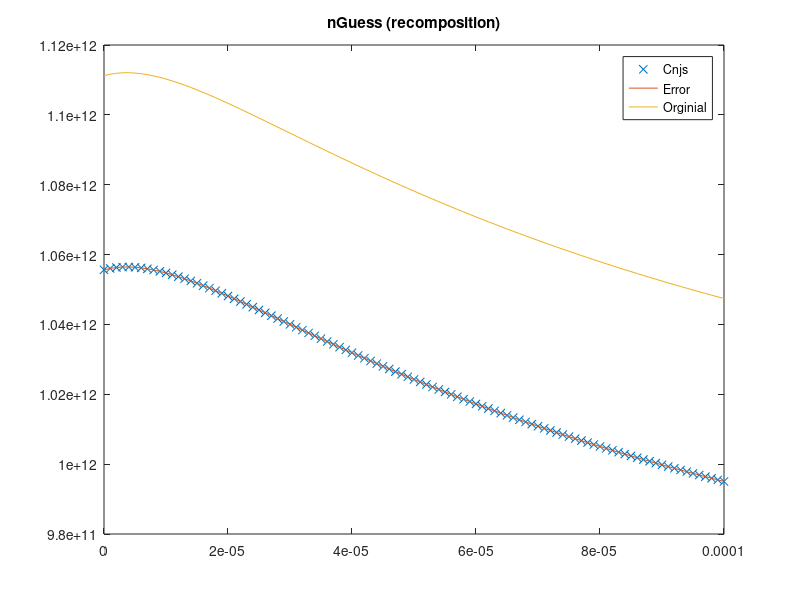
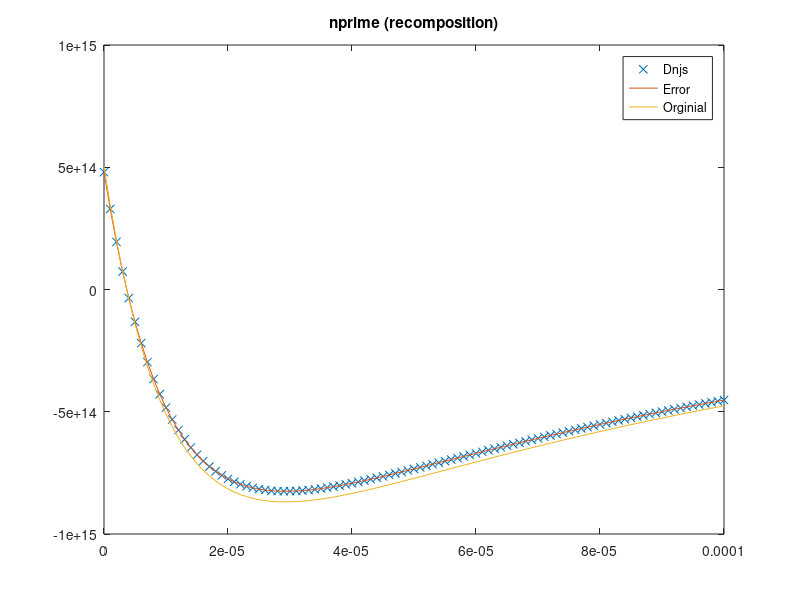
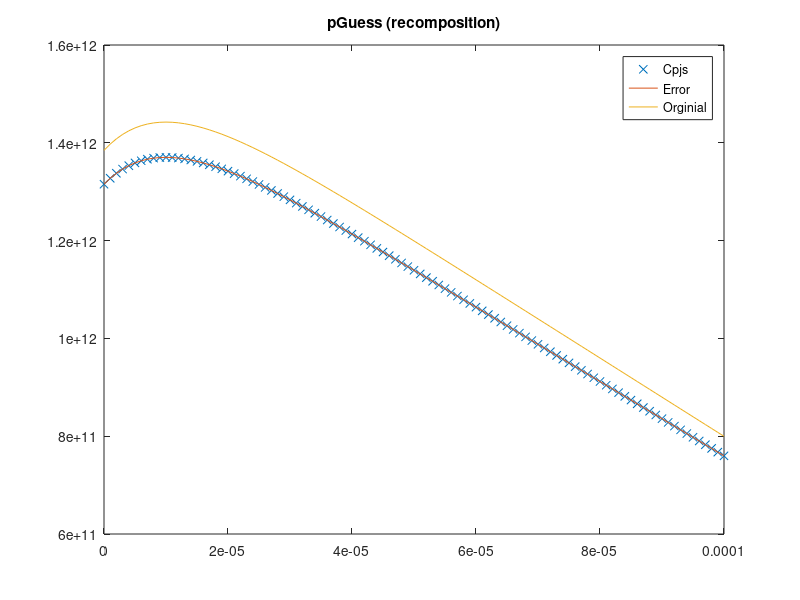
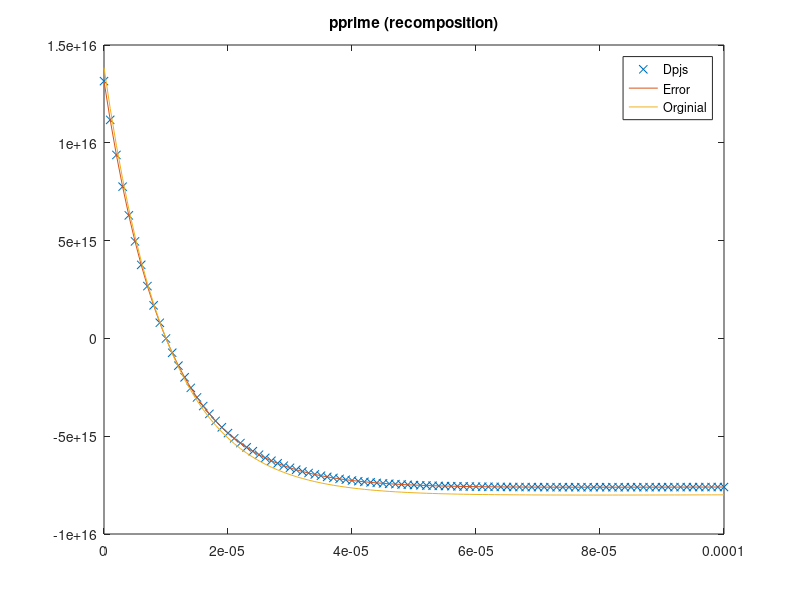

Here is the MATLAB script that generated these plots, in order: (Note: this script raises an error after producing the figures.)
clear all
close all
t=cputime;
%profile on

%Modified Newton, noisy input, no Jacobian

%Initial Newton method calculation utilizing a known test case
%Only n'',n', p'', p' terms
%No noise


%Version 1.0 of actual calculations
%Calculates the approximate solution of a known test function
%Uses numerical integration instead of symbolic integration
%The length of the testing regions can be varied
%The number of intervals can be varied
%The starting point of the testing region can be varied

%Collection of constants which may be useful

chi = 4.07; %(*electron affinity in eV*)
gamma = 5.47;  %(*ionization energy in eV*)
phi = chi + gamma/2; %(*work function in eV*)
Eg = gamma - chi;
ni = 2*10^6; %(*intrinsic carrier concentration in [1/cm^3]*)
me = 9.1*10^-31; %(*mass of electron  in kg*)
meffe = .067*me ;%(*mass in density of states for electrons [1]*)
meffh = .47*me; %(*mass in density of states for holes [1]*)
keV = 8.617*10^-5 ;%(*boltzmann  constant in eV/K*)
ksi = 1.38*10^-23; %(*boltzmann constant in J/K*)
ksiN = 1.38*10^-23;
ksiP = 1.38*10^-23;
T = 300; %(*Cell temperature in K*)
h = 6.626 * 10^-34;
Ec = -chi;
Ev = -gamma;
e0m = 8.854*10^-15;  %(*permittivity of free space in [s^4 A^2/m^3 kg]*)
e0 = e0m*10^-6; %(*permittivity of free space in [s^4 A^2/cm^3 kg]*)
er = 13.1; %(*permittivity ratio for a given material [1]*)
q = 1.6*10^-19; %(*Fundamental charge in C*)
taun = 10^-12; %(*electron lifetime in s*)
taup = 10^-9;%(*hole lifetime in s*)
mun = 8500; %(*electron mobility in cm^2/V s*)
mup = 400; %(*hole mobility in cm^2/V s*)
Dn = 220; %(*electron diffusivity in cm^2/s*)
Dp = 10; %(*hole diffusivity in cm^2/s*)
Sr = 10^5; %(*recombination velocity (in cm/s)*)
Wn = 10^-4; %(*Lenght of n-type region (in cm)*)
Wp = 10^-4; %(*Length of p-type region (in cm)*)


%Input the start and end points of the testing region and determine its
%length
startPoint = 0;
endPoint = Wn;
totalLength = endPoint-startPoint;

%Set number of intervals to divide domain into
numIntervals = 100;
intervalLength = totalLength/numIntervals;
dx = intervalLength;
maxIterations=5;
% Store node locations
node = startPoint:dx:totalLength;

%Random noise bounds
rand=0.95;

AbsError=10^-18;
RelError=10^-6;

filepath=strcat('modifiedNewton v2/rand',num2str(rand),'/',num2str(numIntervals),'terms');
mkdir(filepath)

%(*Solar incidence data*)
alphaOpt = 10000; %(*/cm*) (*GaAs*)
Conc = 1;
Lflux = 2.0*10^17; %(*/cm^2 s *) (*photons absorbed by GaAs at 1 sun*)
R = 0.1; %(*reflection coefficient*)
Gop = @(x) alphaOpt*Conc*Lflux*(1 - R)*exp(-alphaOpt*(x));%(*/cm^3*) 


indexp = linspace(startPoint,totalLength+startPoint,numIntervals+1);
indexn = linspace(startPoint,totalLength+startPoint,numIntervals+1);

%Define general basis functions for interval 0 to 1
% Use inline functions; define generic basis functions and derivatives

%Phi function is chosen such that phi_right (f1) has f(0) = 1, f(1)=0, f'(0) = 1,
%f'(1)=0
%Phi function is chosen such that phi_left (f2) has f(0) = 0, f(1)=1, f'(0) = 1,
%f'(1)=0
%f1 = phi_right
%f2 = phi_left
f1 =@(x) (1-3.*(x/dx).^2+ 2.*(x/dx).^3);
f2 =@(x) (3*(x/dx).^2-2*(x/dx).^3); 

f1prime = @(x) (-6/dx^2.*(x) + 6/dx^3.*(x).^2);
f2prime = @(x) (6/dx^2.*(x) - 6/dx^3.*(x).^2);

f1primeprime = @(x) (-6/dx^2 + 12/dx^3.*(x));
f2primeprime = @(x) (6/dx^2 - 12/dx^3.*(x));

%Psi function is chosen such that psi_right (f3) has f'(0) = 1, f'(1)=0, f(0) =
%0, f(1)=0
%Psi function is chosen such that psi_left (f4) has f'(0) = 0, f'(1)=1, f(0) = 0,
%f(1)=0
%f3 = psi_left
%f4 = psi_right
f3 = @(x) ((x/dx)- 2*(x/dx).^2+(x/dx).^3)*dx;
f4 = @(x) (-(x/dx).^2+(x/dx).^3)*dx;


f3prime = @(x) (1/dx - 4/dx.^2.*(x) + 3/dx.^3.*(x).^2)*dx;
f4prime = @(x) (-2/dx^2.*(x) + 3/dx^3.*(x).^2)*dx;

f3primeprime = @(x) (-4/dx.^2 + 6/dx.^3.*(x))*dx;
f4primeprime = @(x) (-2/dx.^2 + 6/dx.^3.*(x))*dx;

% x_axis=0:dx/100:dx;
% subplot(221),plot(x_axis,f1(x_axis))
% subplot(222),plot(x_axis,f2(x_axis))
% subplot(223),plot(x_axis,f3(x_axis))
% subplot(224),plot(x_axis,f4(x_axis))
%%%%%%%%%%%%%%%%%%%%%%%%%%%%%%%%%%%%%%%%%%%%%%%%%%%%%%%%%%%%%%%%%%%%%%%%%%%%%%
%Set up known n(x) and p(x) distributions
%%%%%%%%%%%%%%%%%%%%%%%%%%%%%%%%%%%%%%%%%%%%%%%%%%%%%%%%%%%%%%%%%%%%%%%%%%%%%%


%Set up initial guess for p(x).  The curve goes has the vague shape of the
%expected output (peak near 0 and vaguely exponential).

%%%%%%%%%%%%%%%%%%%%%%%%%%%%%%%%%%%%%%%%%%%%%%%%%%
%NOTE: If pGuess is change, initial BCs for pGuess must also be changed
%%%%%%%%%%%%%%%%%%%%%%%%%%%%%%%%%%%%%%%%%%%%%%%%%%
p1=-2.19258*10^11;
p2=8.16038*10^13;
p3=-8*10^13;
gammap1=100000;
gammap2=100;
gammap3=1;

%Symbolic form of pGuess
pGuessOrig = @(x) p1*exp(-gammap1*x)+p2*exp(-gammap2*x)+p3*exp(-gammap3*x);

n1=-1.79577*10^10;
n2=1.29167*10^11;
n3=10^12;
gamman1=100000;
gamman2=10000;
gamman3=1;

%Symbolic form of nGuess
nGuessOrig = @(x) n1*exp(-gamman1*x)+n2*exp(-gamman2*x)+n3*exp(-gamman3*x);

nprimeOrig = @(x) -(n1*gamman1*exp(-gamman1*x) + n2*gamman2*exp(-gamman2*x) + n3*gamman3*exp(-gamman3*x));
pprimeOrig = @(x) -(p1*gammap1*exp(-gammap1*x) + p2*gammap2*exp(-gammap2*x) + p3*gammap3*exp(-gammap3*x));

nprimeprimeOrig = @(x) (n1*gamman1*gamman1*exp(-gamman1*x) + n2*gamman2*gamman2*exp(-gamman2*x) + n3*gamman3*gamman3*exp(-gamman3*x));
pprimeprimeOrig = @(x) (p1*gammap1*gammap1*exp(-gammap1*x) + p2*gammap2*gammap2*exp(-gammap2*x) + p3*gammap3*gammap3*exp(-gammap3*x));

cn1 = Dn - ksiN*T*mun/q;
cn2 = ksiN*T*mun/q;

cp1 = ksiP*T*mup/q - Dp;
cp2 = -ksiP*T*mup/q;


%Gopn = @(x) cn1.*(n1*(gamman1*gamman1)*exp(-gamman1*x) + n2*(gamman2*gamman2)*exp(-gamman2*x) + n3*(gamman3*gamman3)*exp(-gamman3*x))    +(ksiN*T*mun/q*(pprimeprimeOrig(x)./pGuessOrig(x) - (pprimeOrig(x)./pGuessOrig(x)).^2) - 1/taun).*(n1*exp(-gamman1*x) + n2*exp(-gamman2*x) + n3*exp(-gamman3*x));%+cn2.*pprime(x)./pGuess(x).*(-n1*(gamman1)*exp(-gamman1*x) - n2*(gamman2)*exp(-gamman2*x) - n3*(gamman3)*exp(-gamman3*x))     
%Gopp = @(x) cp1.*(p1*(gammap1*gammap1)*exp(-gammap1*x) + p2*(gammap2*gammap2)*exp(-gammap2*x) + p3*(gammap3*gammap3)*exp(-gammap3*x))    +(ksiP*T*mup/q*((nprimeOrig(x)./nGuessOrig(x)).^2 - nprimeprimeOrig(x)./nGuessOrig(x)) - 1/taup).*(p1*exp(-gammap1*x) + p2*exp(-gammap2*x) + p3*exp(-gammap3*x));%+cp2.*nprime(x)./nGuess(x).*(-p1*(gammap1)*exp(-gammap1*x) - p2*(gammap2)*exp(-gammap2*x) - p3*(gammap3)*exp(-gammap3*x))     

%Adjust pGuess to include error
%Adjust pGuess to include error

%'Noisified' terms
%n3*rand,gamman1,gamman2,gamman3 set;n1 and n2 calculated from those
%numbers using BCs
%Calcs done in Mathematica

n1rand=-1.70787*10^10;
n2rand=1.22709*10^11;
n3rand=10^12*(rand);

nGuess = @(x) (n1rand*exp(-gamman1*x)+n2rand*exp(-gamman2*x)+n3rand*exp(-gamman3*x));
nprime = @(x) -(n1rand*gamman1*exp(-gamman1*x) + n2rand*gamman2*exp(-gamman2*x) + n3rand*gamman3*exp(-gamman3*x));
nprimeprime = @(x) n1rand*gamman1*gamman1*exp(-gamman1*x) + n2rand*gamman2*gamman2*exp(-gamman2*x) + n3rand*gamman3*gamman3*exp(-gamman3*x);

%p3*rand,gammap1,gammap2,gammap3 set;p1 and p2 calculated from those
%numbers using BCs
%Calcs done in Mathematica

p1rand=-2.08295*10^11;
p2rand=7.75236*10^13;
p3rand=-8*10^13*rand;

pGuess = @(x) (p1rand*exp(-gammap1*x)+p2rand*exp(-gammap2*x)+p3rand*exp(-gammap3*x));
pprime = @(x) -(p1rand*gammap1*exp(-gammap1*x) + p2rand*gammap2*exp(-gammap2*x) + p3rand*gammap3*exp(-gammap3*x));
pprimeprime =@(x) p1rand*gammap1*gammap1*exp(-gammap1*x) + p2rand*gammap2*gammap2*exp(-gammap2*x) + p3rand*gammap3*gammap3*exp(-gammap3*x);

% fig2 = figure;
% plot(node,nGuess(node)), title('nGuess')
% saveas(fig2,strcat(filepath,'/nGuess.jpg'))

%Convert initial guess into form finite element composition
%This will allow it to be usable in later calculations

%Boundary conditions of test function put into form usable for the
%calculations below
 
temp1 = ksiN*T*mun/q*(pprimeprime(node)./pGuess(node) - (pprime(node)./pGuess(node)).^2) -1/taun;
temp2 = ksiN*T*mun/q*(pprimeprimeOrig(node)./pGuessOrig(node) - (pprimeOrig(node)./pGuessOrig(node)).^2)-1/taun;

plot(node,temp1,node,temp2,'x')

%%%%%%%%%%%%%%%%%%%%%%%%%%%%%%%%%%%%%%%%%%%%%%%%%%%%%%%%%%%%%%%%%%%%%%%%%%%%
%Calculate composition of n(x) in finite element space
%%%%%%%%%%%%%%%%%%%%%%%%%%%%%%%%%%%%%%%%%%%%%%%%%%%%%%%%%%%%%%%%%%%%%%%%%%
%alpha is boundary conditions term, n'(0)=alpha*n(0)
alphan = nprime(0)/nGuess(0);

%beta is boundary condition term, n'(L) = beta n(L)
betan= nprime(totalLength)/nGuess(totalLength);

%alpha is boundary conditions term, n'(0)=alpha*n(0)
alphap = pprime(0)/pGuess(0);

%beta is boundary condition term, n'(L) = beta n(L)
betap= pprime(totalLength)/pGuess(totalLength);


massmatrix = sparse (4*numIntervals,4*numIntervals);

massrhs = zeros(4*numIntervals,1);
for k = 1:numIntervals-2
	%%%%%%%%%%%%%%%%%%%%%%%%%%%%%%%%%%%%%%%%%%
    %Block 1  - (Upper left 4x4)
    %%%%%%%%%%%%%%%%%%%%%%%%%%%%%%%%%%%%%%%%%%
    %massmatrix(phi(n,r),xx)
	massmatrix(4*k-1,4*k-1) = massmatrix(4*k-1,4*k-1) + integral(@(x) f1((x-node(k+1))).*f1((x-node(k+1))),node(k+1),node(k+2),'AbsTol',AbsError,'RelTol',RelError);
	massmatrix(4*k,4*k-1)   = massmatrix(4*k,4*k-1) +   integral(@(x) f1((x-node(k+1))).*f3((x-node(k+1))),node(k+1),node(k+2),'AbsTol',AbsError,'RelTol',RelError);

    %massmatrix(psi(n,r),xx)
    massmatrix(4*k-1,4*k) = massmatrix(4*k-1,4*k) + integral(@(x) f3((x-node(k+1))).*f1((x-node(k+1))),node(k+1),node(k+2),'AbsTol',AbsError,'RelTol',RelError);
	massmatrix(4*k,4*k)   = massmatrix(4*k,4*k) +   integral(@(x) f3((x-node(k+1))).*f3((x-node(k+1))),node(k+1),node(k+2),'AbsTol',AbsError,'RelTol',RelError);

    %massmatrix(phi(p,r),xx)
	massmatrix(4*k+1,4*k+1) = massmatrix(4*k+1,4*k+1) + integral(@(x) f1((x-node(k+1))).*f1((x-node(k+1))),node(k+1),node(k+2),'AbsTol',AbsError,'RelTol',RelError);
	massmatrix(4*k+2,4*k+1) = massmatrix(4*k+2,4*k+1) + integral(@(x) f1((x-node(k+1))).*f3((x-node(k+1))),node(k+1),node(k+2),'AbsTol',AbsError,'RelTol',RelError);

    %massmatrix(psi(p,r),xx)
	massmatrix(4*k+1,4*k+2) = massmatrix(4*k+1,4*k+2) + integral(@(x) f3((x-node(k+1))).*f1((x-node(k+1))),node(k+1),node(k+2),'AbsTol',AbsError,'RelTol',RelError);
	massmatrix(4*k+2,4*k+2) = massmatrix(4*k+2,4*k+2) + integral(@(x) f3((x-node(k+1))).*f3((x-node(k+1))),node(k+1),node(k+2),'AbsTol',AbsError,'RelTol',RelError);
    
    %%%%%%%%%%%%%%%%%%%%%%%%%%%%%%%%%%%%%%%%%%
    %Block 2  - (Upper right 4x4)
    %%%%%%%%%%%%%%%%%%%%%%%%%%%%%%%%%%%%%%%%%%
    %massmatrix(phi(n,r),xx)
	massmatrix(4*k-1,4*k+3) = massmatrix(4*k-1,4*k+3) + integral(@(x) f2((x-node(k+1))).*f1((x-node(k+1))),node(k+1),node(k+2),'AbsTol',AbsError,'RelTol',RelError);
	massmatrix(4*k,4*k+3)   = massmatrix(4*k,4*k+3) +   integral(@(x) f2((x-node(k+1))).*f3((x-node(k+1))),node(k+1),node(k+2),'AbsTol',AbsError,'RelTol',RelError);

    %massmatrix(psi(n,r),xx)
    massmatrix(4*k-1,4*k+4) = massmatrix(4*k-1,4*k+4) + integral(@(x) f4((x-node(k+1))).*f1((x-node(k+1))),node(k+1),node(k+2),'AbsTol',AbsError,'RelTol',RelError);
	massmatrix(4*k,4*k+4)   = massmatrix(4*k,4*k+4) +   integral(@(x) f4((x-node(k+1))).*f3((x-node(k+1))),node(k+1),node(k+2),'AbsTol',AbsError,'RelTol',RelError);

    %massmatrix(phi(p,r),xx)
	massmatrix(4*k+1,4*k+5) = massmatrix(4*k+1,4*k+5) + integral(@(x) f2((x-node(k+1))).*f1((x-node(k+1))),node(k+1),node(k+2),'AbsTol',AbsError,'RelTol',RelError);
	massmatrix(4*k+2,4*k+5) = massmatrix(4*k+2,4*k+5) + integral(@(x) f2((x-node(k+1))).*f3((x-node(k+1))),node(k+1),node(k+2),'AbsTol',AbsError,'RelTol',RelError);

    %massmatrix(psi(p,r),xx)
	massmatrix(4*k+1,4*k+6) = massmatrix(4*k+1,4*k+6) + integral(@(x) f4((x-node(k+1))).*f1((x-node(k+1))),node(k+1),node(k+2),'AbsTol',AbsError,'RelTol',RelError);
	massmatrix(4*k+2,4*k+6) = massmatrix(4*k+2,4*k+6) + integral(@(x) f4((x-node(k+1))).*f3((x-node(k+1))),node(k+1),node(k+2),'AbsTol',AbsError,'RelTol',RelError);
    
    
   %%%%%%%%%%%%%%%%%%%%%%%%%%%%%%%%%%%%%%%%%%
    %Block 3  - (Bottom left 4x4)
    %%%%%%%%%%%%%%%%%%%%%%%%%%%%%%%%%%%%%%%%%%
    %massmatrix(phi(n,r),xx)
	massmatrix(4*k+3,4*k-1) = massmatrix(4*k+3,4*k-1) + integral(@(x) f1((x-node(k+1))).*f2((x-node(k+1))),node(k+1),node(k+2),'AbsTol',AbsError,'RelTol',RelError);
	massmatrix(4*k+4,4*k-1) = massmatrix(4*k+4,4*k-1) + integral(@(x) f1((x-node(k+1))).*f4((x-node(k+1))),node(k+1),node(k+2),'AbsTol',AbsError,'RelTol',RelError);

    %massmatrix(psi(n,r),xx)
    massmatrix(4*k+3,4*k) = massmatrix(4*k+3,4*k) + integral(@(x) f3((x-node(k+1))).*f2((x-node(k+1))),node(k+1),node(k+2),'AbsTol',AbsError,'RelTol',RelError);
	massmatrix(4*k+4,4*k) = massmatrix(4*k+4,4*k) + integral(@(x) f3((x-node(k+1))).*f4((x-node(k+1))),node(k+1),node(k+2),'AbsTol',AbsError,'RelTol',RelError);

    %massmatrix(phi(p,r),xx)
	massmatrix(4*k+5,4*k+1) = massmatrix(4*k+5,4*k+1) + integral(@(x) f1((x-node(k+1))).*f2((x-node(k+1))),node(k+1),node(k+2),'AbsTol',AbsError,'RelTol',RelError);
	massmatrix(4*k+6,4*k+1) = massmatrix(4*k+6,4*k+1) + integral(@(x) f1((x-node(k+1))).*f4((x-node(k+1))),node(k+1),node(k+2),'AbsTol',AbsError,'RelTol',RelError);

    %massmatrix(psi(p,r),xx)
	massmatrix(4*k+5,4*k+2) = massmatrix(4*k+5,4*k+2) + integral(@(x) f3((x-node(k+1))).*f2((x-node(k+1))),node(k+1),node(k+2),'AbsTol',AbsError,'RelTol',RelError);
	massmatrix(4*k+6,4*k+2) = massmatrix(4*k+6,4*k+2) + integral(@(x) f3((x-node(k+1))).*f4((x-node(k+1))),node(k+1),node(k+2),'AbsTol',AbsError,'RelTol',RelError);
    
    
    %%%%%%%%%%%%%%%%%%%%%%%%%%%%%%%%%%%%%%%%%%
    %Block 4  - (Bottom right 4x4)
    %%%%%%%%%%%%%%%%%%%%%%%%%%%%%%%%%%%%%%%%%%
    %massmatrix(phi(n,r),xx)
	massmatrix(4*k+3,4*k+3) = massmatrix(4*k+3,4*k+3) + integral(@(x) f2((x-node(k+1))).*f2((x-node(k+1))),node(k+1),node(k+2),'AbsTol',AbsError,'RelTol',RelError);
	massmatrix(4*k+4,4*k+3) = massmatrix(4*k+4,4*k+3) + integral(@(x) f2((x-node(k+1))).*f4((x-node(k+1))),node(k+1),node(k+2),'AbsTol',AbsError,'RelTol',RelError);

    %massmatrix(psi(n,r),xx)
    massmatrix(4*k+3,4*k+4) = massmatrix(4*k+3,4*k+4) + integral(@(x) f4((x-node(k+1))).*f2((x-node(k+1))),node(k+1),node(k+2),'AbsTol',AbsError,'RelTol',RelError);
	massmatrix(4*k+4,4*k+4) = massmatrix(4*k+4,4*k+4) + integral(@(x) f4((x-node(k+1))).*f4((x-node(k+1))),node(k+1),node(k+2),'AbsTol',AbsError,'RelTol',RelError);

    %massmatrix(phi(p,r),xx)
	massmatrix(4*k+5,4*k+5) = massmatrix(4*k+5,4*k+5) + integral(@(x) f2((x-node(k+1))).*f2((x-node(k+1))),node(k+1),node(k+2),'AbsTol',AbsError,'RelTol',RelError);
	massmatrix(4*k+6,4*k+5) = massmatrix(4*k+6,4*k+5) + integral(@(x) f2((x-node(k+1))).*f4((x-node(k+1))),node(k+1),node(k+2),'AbsTol',AbsError,'RelTol',RelError);

    %massmatrix(psi(p,r),xx)
	massmatrix(4*k+5,4*k+6) = massmatrix(4*k+5,4*k+6) + integral(@(x) f4((x-node(k+1))).*f2((x-node(k+1))),node(k+1),node(k+2),'AbsTol',AbsError,'RelTol',RelError);
	massmatrix(4*k+6,4*k+6) = massmatrix(4*k+6,4*k+6) + integral(@(x) f4((x-node(k+1))).*f4((x-node(k+1))),node(k+1),node(k+2),'AbsTol',AbsError,'RelTol',RelError);

    %%%%%%%%%%%%%%%%%%%%%%%%%%%%%%%%%%%%%%
    %RHS input
    %%%%%%%%%%%%%%%%%%%%%%%%%%%%%%%%%%%%%%%
    %nGuess terms
	massrhs(4*k-1) =      massrhs(4*k-1) +        integral(@(x) f1((x-node(k+1))).*nGuess(x),node(k+1),node(k+2),'AbsTol',AbsError,'RelTol',RelError);
	massrhs(4*k) =        massrhs(4*k)   +        integral(@(x) f3((x-node(k+1))).*nGuess(x),node(k+1),node(k+2),'AbsTol',AbsError,'RelTol',RelError);
    massrhs(4*k+3) =      massrhs(4*k+3) +        integral(@(x) f2((x-node(k+1))).*nGuess(x),node(k+1),node(k+2),'AbsTol',AbsError,'RelTol',RelError);
	massrhs(4*k+4) =      massrhs(4*k+4) +        integral(@(x) f4((x-node(k+1))).*nGuess(x),node(k+1),node(k+2),'AbsTol',AbsError,'RelTol',RelError);
    
    %pGuess terms
	massrhs(4*k+1) =    massrhs(4*k+1) +      integral(@(x) f1((x-node(k+1))).*pGuess(x),node(k+1),node(k+2),'AbsTol',AbsError,'RelTol',RelError);
	massrhs(4*k+2) =    massrhs(4*k+2) +      integral(@(x) f3((x-node(k+1))).*pGuess(x),node(k+1),node(k+2),'AbsTol',AbsError,'RelTol',RelError);
    massrhs(4*k+5) =    massrhs(4*k+5) +      integral(@(x) f2((x-node(k+1))).*pGuess(x),node(k+1),node(k+2),'AbsTol',AbsError,'RelTol',RelError);
	massrhs(4*k+6) =    massrhs(4*k+6) +      integral(@(x) f4((x-node(k+1))).*pGuess(x),node(k+1),node(k+2),'AbsTol',AbsError,'RelTol',RelError);
   
end    
    
%Handle 1st interval 'half case'
%Top left 2x2 block
massmatrix(1,1)= integral(@(x) (f1((x-node(1))) + alphan*f3((x-node(1)))).*(f1((x-node(1))) + alphan*f3((x-node(1)))),node(1),node(1)+dx,'AbsTol',AbsError,'RelTol',RelError);
massmatrix(2,2)= integral(@(x) (f1((x-node(1))) + alphap*f3((x-node(1)))).*(f1((x-node(1))) + alphap*f3((x-node(1)))),node(1),node(1)+dx,'AbsTol',AbsError,'RelTol',RelError);

%Left 2x4 block
massmatrix(3,1) = integral(@(x) (f1((x-node(1))) + alphan*f3((x-node(1)))).*f2((x-node(1))),node(1),node(1)+dx,'AbsTol',AbsError,'RelTol',RelError);
massmatrix(4,1) = integral(@(x) (f1((x-node(1))) + alphan*f3((x-node(1)))).*f4((x-node(1))),node(1),node(1)+dx,'AbsTol',AbsError,'RelTol',RelError);

massmatrix(5,2) = integral(@(x) (f1((x-node(1))) + alphap*f3((x-node(1)))).*f2((x-node(1))),node(1),node(1)+dx,'AbsTol',AbsError,'RelTol',RelError);
massmatrix(6,2) = integral(@(x) (f1((x-node(1))) + alphap*f3((x-node(1)))).*f4((x-node(1))),node(1),node(1)+dx,'AbsTol',AbsError,'RelTol',RelError);

%Right 4x2 block
massmatrix(1,3) = integral(@(x) f2((x-node(1))).*(f1((x-node(1))) + alphan*f3((x-node(1)))),node(1),node(1)+dx,'AbsTol',AbsError,'RelTol',RelError);
massmatrix(1,4) = integral(@(x) f4((x-node(1))).*(f1((x-node(1))) + alphan*f3((x-node(1)))),node(1),node(1)+dx,'AbsTol',AbsError,'RelTol',RelError);

massmatrix(2,5) = integral(@(x) f2((x-node(1))).*(f1((x-node(1))) + alphap*f3((x-node(1)))),node(1),node(1)+dx,'AbsTol',AbsError,'RelTol',RelError);
massmatrix(2,6) = integral(@(x) f4((x-node(1))).*(f1((x-node(1))) + alphap*f3((x-node(1)))),node(1),node(1)+dx,'AbsTol',AbsError,'RelTol',RelError);


%Overlapping 4x4 block
%massmatrix(phi(n,r),xx)
massmatrix(3,3) = massmatrix(3,3) + integral(@(x) f2((x-node(k+1))).*f2((x-node(k+1))),node(k+1),node(k+2),'AbsTol',AbsError,'RelTol',RelError);
massmatrix(4,3)   = massmatrix(4,3) + integral(@(x) f2((x-node(k+1))).*f4((x-node(k+1))),node(k+1),node(k+2),'AbsTol',AbsError,'RelTol',RelError);

%massmatrix(psi(n,r),xx)
massmatrix(3,4) = massmatrix(3,4) + integral(@(x) f4((x-node(k+1))).*f2((x-node(k+1))),node(k+1),node(k+2),'AbsTol',AbsError,'RelTol',RelError);
massmatrix(4,4)   = massmatrix(4,4) + integral(@(x) f4((x-node(k+1))).*f4((x-node(k+1))),node(k+1),node(k+2),'AbsTol',AbsError,'RelTol',RelError);

%massmatrix(phi(p,r),xx)
massmatrix(5,5) = massmatrix(5,5) + integral(@(x) f2((x-node(k+1))).*f2((x-node(k+1))),node(k+1),node(k+2),'AbsTol',AbsError,'RelTol',RelError);
massmatrix(6,5) = massmatrix(6,5) + integral(@(x) f2((x-node(k+1))).*f4((x-node(k+1))),node(k+1),node(k+2),'AbsTol',AbsError,'RelTol',RelError);

%massmatrix(psi(p,r),xx)
massmatrix(5,6) = massmatrix(5,6) + integral(@(x) f4((x-node(k+1))).*f2((x-node(k+1))),node(k+1),node(k+2),'AbsTol',AbsError,'RelTol',RelError);
massmatrix(6,6) = massmatrix(6,6) + integral(@(x) f4((x-node(k+1))).*f4((x-node(k+1))),node(k+1),node(k+2),'AbsTol',AbsError,'RelTol',RelError);

%RHS nGuess edge cases
massrhs(1) = massrhs(1) + integral(@(x) (f1((x-node(1))) + alphan*f3((x-node(1)))).*nGuess(x),node(1),node(1)+dx,'AbsTol',AbsError,'RelTol',RelError);
massrhs(3) = massrhs(3) + integral(@(x) f2((x-node(1))).*nGuess(x),node(1),node(1)+dx,'AbsTol',AbsError,'RelTol',RelError);
massrhs(4) = massrhs(4) + integral(@(x) f4((x-node(1))).*nGuess(x),node(1),node(1)+dx,'AbsTol',AbsError,'RelTol',RelError);

%RHS nGuess edge cases
massrhs(2) = massrhs(2) + integral(@(x) (f1((x-node(1))) + alphap*f3((x-node(1)))).*pGuess(x),node(1),node(1)+dx,'AbsTol',AbsError,'RelTol',RelError);
massrhs(5) = massrhs(5) + integral(@(x) f2((x-node(1))).*pGuess(x),node(1),node(1)+dx,'AbsTol',AbsError,'RelTol',RelError);
massrhs(6) = massrhs(6) + integral(@(x) f4((x-node(1))).*pGuess(x),node(1),node(1)+dx,'AbsTol',AbsError,'RelTol',RelError);


%Handle last interval 'half case'
last = 4*numIntervals;

%Handle 1st interval 'half case'
%Bottom right 2x2 block
massmatrix(last,last) =     integral(@(x) (f2((x-node(end)+dx)) + betap*f4((x-node(end)+dx))).*(f2((x-node(end)+dx)) + betap*f4((x-node(end)+dx))),node(end)-dx,node(end),'AbsTol',AbsError,'RelTol',RelError);
massmatrix(last-1,last-1) = integral(@(x) (f2((x-node(end)+dx)) + betan*f4((x-node(end)+dx))).*(f2((x-node(end)+dx)) + betan*f4((x-node(end)+dx))),node(end)-dx,node(end),'AbsTol',AbsError,'RelTol',RelError);


%Bottom 2x4 block
massmatrix(last,last-2) = integral(@(x) f3((x-node(end)+dx)).*(f2((x-node(end)+dx)) + betap*f4((x-node(end)+dx))),node(end)-dx,node(end),'AbsTol',AbsError,'RelTol',RelError);
massmatrix(last,last-3) = integral(@(x) f1((x-node(end)+dx)).*(f2((x-node(end)+dx)) + betap*f4((x-node(end)+dx))),node(end)-dx,node(end),'AbsTol',AbsError,'RelTol',RelError);

massmatrix(last-1,last-4) = integral(@(x) f3((x-node(end)+dx)).*(f2((x-node(end)+dx)) + betan*f4((x-node(end)+dx))),node(end)-dx,node(end),'AbsTol',AbsError,'RelTol',RelError);
massmatrix(last-1,last-5) = integral(@(x) f1((x-node(end)+dx)).*(f2((x-node(end)+dx)) + betan*f4((x-node(end)+dx))),node(end)-dx,node(end),'AbsTol',AbsError,'RelTol',RelError);


%Left 4x2 Block
massmatrix(last-2,last) = integral(@(x) (f2((x-node(end)+dx)) + betap*f4((x-node(end)+dx))).*f3((x-node(end)+dx)),node(end)-dx,node(end),'AbsTol',AbsError,'RelTol',RelError);
massmatrix(last-3,last) = integral(@(x) (f2((x-node(end)+dx)) + betap*f4((x-node(end)+dx))).*f1((x-node(end)+dx)),node(end)-dx,node(end),'AbsTol',AbsError,'RelTol',RelError);

massmatrix(last-4,last-1) = integral(@(x) (f2((x-node(end)+dx)) + betan*f4((x-node(end)+dx))).*f3((x-node(end)+dx)),node(end)-dx,node(end),'AbsTol',AbsError,'RelTol',RelError);
massmatrix(last-5,last-1) = integral(@(x) (f2((x-node(end)+dx)) + betan*f4((x-node(end)+dx))).*f1((x-node(end)+dx)),node(end)-dx,node(end),'AbsTol',AbsError,'RelTol',RelError);


%Overlapping 4x4 block
%massmatrix(phi(n,r),xx)
massmatrix(last-5,last-5) = massmatrix(last-5,last-5) + integral(@(x) f1((x-node(k+1))).*f1((x-node(k+1))),node(k+1),node(k+2),'AbsTol',AbsError,'RelTol',RelError);
massmatrix(last-4,last-5) = massmatrix(last-4,last-5) + integral(@(x) f1((x-node(k+1))).*f3((x-node(k+1))),node(k+1),node(k+2),'AbsTol',AbsError,'RelTol',RelError);

%massmatrix(psi(n,r),xx)
massmatrix(last-5,last-4) = massmatrix(last-5,last-4) + integral(@(x) f3((x-node(k+1))).*f1((x-node(k+1))),node(k+1),node(k+2),'AbsTol',AbsError,'RelTol',RelError);
massmatrix(last-4,last-4) = massmatrix(last-4,last-4) + integral(@(x) f3((x-node(k+1))).*f3((x-node(k+1))),node(k+1),node(k+2),'AbsTol',AbsError,'RelTol',RelError);

%massmatrix(phi(p,r),xx)
massmatrix(last-3,last-3) = massmatrix(last-3,last-3) + integral(@(x) f1((x-node(k+1))).*f1((x-node(k+1))),node(k+1),node(k+2),'AbsTol',AbsError,'RelTol',RelError);
massmatrix(last-2,last-3) = massmatrix(last-2,last-3) + integral(@(x) f1((x-node(k+1))).*f3((x-node(k+1))),node(k+1),node(k+2),'AbsTol',AbsError,'RelTol',RelError);

%massmatrix(psi(p,r),xx)
massmatrix(last-3,last-2) = massmatrix(last-3,last-2) + integral(@(x) f3((x-node(k+1))).*f1((x-node(k+1))),node(k+1),node(k+2),'AbsTol',AbsError,'RelTol',RelError);
massmatrix(last-2,last-2) = massmatrix(last-2,last-2) + integral(@(x) f3((x-node(k+1))).*f3((x-node(k+1))),node(k+1),node(k+2),'AbsTol',AbsError,'RelTol',RelError);
   
%RHS edge cases
%nGuess
massrhs(last-1) = massrhs(last)+ integral(@(x) (f2((x-node(end)+dx)) + betan*f4((x-node(end)+dx))).*nGuess(x),node(end)-dx,node(end),'AbsTol',AbsError,'RelTol',RelError);
massrhs(last-5) = massrhs(last-5) + integral(@(x) f1((x-node(end)+dx)).*nGuess(x),node(end)-dx,node(end),'AbsTol',AbsError,'RelTol',RelError);
massrhs(last-4) = massrhs(last-4) + integral(@(x) f3((x-node(end)+dx)).*nGuess(x),node(end)-dx,node(end),'AbsTol',AbsError,'RelTol',RelError);

%pGuess
massrhs(last) = massrhs(last)+ integral(@(x) (f2((x-node(end)+dx)) + betap*f4((x-node(end)+dx))).*pGuess(x),node(end)-dx,node(end),'AbsTol',AbsError,'RelTol',RelError);
massrhs(last-3) = massrhs(last-3) + integral(@(x) f1((x-node(end)+dx)).*pGuess(x),node(end)-dx,node(end),'AbsTol',AbsError,'RelTol',RelError);
massrhs(last-2) = massrhs(last-2) + integral(@(x) f3((x-node(end)+dx)).*pGuess(x),node(end)-dx,node(end),'AbsTol',AbsError,'RelTol',RelError);




%%%%%%%%%%%%%%%%%%%%%%%%%%%%%%%%%%%%%%%%%%%%%%%%%%%%%%%%%%%%%%%%%%%%%%%
%Perform final calcs
%%%%%%%%%%%%%%%%%%%%%%%%%%%%%%%%%%%%%%%%%%%%%%%%%%%%%%%%%%%%%%%%%%%%%%%%%
%Fill scalling matrix
D = sparse(4*(numIntervals),4*(numIntervals));

for index = 3:4:length(D)-2
   D(index,index) = 1;
   D(index+1,index+1) = 1;%10^4*numIntervals
   D(index+2,index+2) = 1;
   D(index+3,index+3) = 1;%10^4*numIntervals
end
D(1,1)=1;
D(2,2)=1;
D(length(D)-1,length(D)-1)=1;
D(length(D),length(D))=1;

%Scale Matrices using scaling matrix
LHSscaled = D*massmatrix*D;
RHSscaled = D*massrhs;

%Solve simultaneous equations
ScaledCoeffs = LHSscaled\RHSscaled;
Coeffs = D'*ScaledCoeffs;

%Collect Cj's in an array for display purposes
Cnjs = zeros(1,numIntervals+1);
Dnjs = zeros(1,numIntervals+1);
Cpjs = zeros(1,numIntervals+1);
Dpjs = zeros(1,numIntervals+1);

for index=2:length(Cnjs)-1
   Cnjs(1,index) = Coeffs(4*index-5);
   Dnjs(1,index) = Coeffs(4*index-4);
   Cpjs(1,index) = Coeffs(4*index-3);
   Dpjs(1,index) = Coeffs(4*index-2);
end
Cnjs(1) = Coeffs(1);
Dnjs(1) = Coeffs(1)*alphan;
Cpjs(1) = Coeffs(2);
Dpjs(1) = Coeffs(2)*alphap;

Cnjs(numIntervals+1)=Coeffs(length(Coeffs)-1);
Dnjs(numIntervals+1)=Coeffs(length(Coeffs)-1)*betan;
Cpjs(numIntervals+1)=Coeffs(length(Coeffs));
Dpjs(numIntervals+1)=Coeffs(length(Coeffs))*betap;

InitialCnjs = Cnjs;
InitialDnjs = Dnjs;
InitialCpjs = Cpjs;
InitialDpjs = Dpjs;

nOrig=nGuessOrig;
pOrig=pGuessOrig;
trueCnjs = nOrig(node);
trueDnjs = nprimeOrig(node);
trueCpjs = pOrig(node);
trueDpjs = pprimeOrig(node);

fig4 = figure;
plot(indexn,Cnjs,'x',node,nGuess(node),indexn,nOrig(indexn)),title('nGuess (recomposition)'),legend('Cnjs','Error','Orginial');
saveas(fig4,strcat(filepath,'/nGuess_recomposition.jpg'))

fig4 = figure;
plot(indexn,Dnjs,'x',node,nprime(node),indexn,nprimeOrig(indexn)),title('nprime (recomposition)'),legend('Dnjs','Error','Orginial');
saveas(fig4,strcat(filepath,'/nprime_recomposition.jpg'))

fig5 = figure;
plot(indexn,Cpjs,'x',node,pGuess(node),indexn,pOrig(indexn)),title('pGuess (recomposition)'),legend('Cpjs','Error','Orginial');
saveas(fig5,strcat(filepath,'/pGuess_recomposition.jpg'))

fig5 = figure;
plot(indexn,Dpjs,'x',node,pprime(node),indexn,pprimeOrig(indexn)),title('pprime (recomposition)'),legend('Dpjs','Error','Orginial');
saveas(fig5,strcat(filepath,'/pprime_recomposition.jpg'))

count=1

options = optimoptions('fsolve','MaxIter',maxIterations,'Display','iter','TolFun',10^6);
[x,fval,exitflag,output]= fsolve(@(x)callFunction(x),Coeffs,options)
count=2
%Displays runtime of m-file
time = cputime-t



%Store variable values to be used later
save(strcat(filepath,'/',num2str(numIntervals),'terms',num2str(maxIterations),'iterations.mat'))